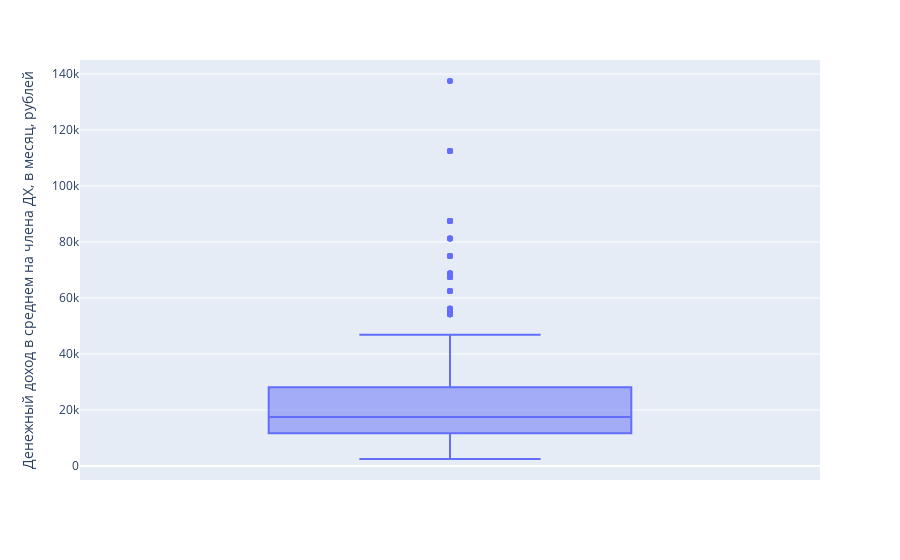

Notebook code for this chart:
### Code cell
# показать картинку, через фигшоу.
fig = px.box(yakutia, y='Денежный доход в среднем на члена ДХ, в месяц, рублей')
fig.show()

### Figure 1 — Plotly figure (JSON) as saved in the notebook; plotly's stock layout.template omitted (floating-point values rounded to 4 significant figures; data arrays with more than 128 entries replaced by an {"elided": "..."} marker saying what was removed)
{"data": [{"alignmentgroup": "True", "hovertemplate": "Денежный доход в среднем на члена ДХ, в месяц, рублей=%{y}<extra></extra>", "legendgroup": "", "marker": {"color": "#636efa"}, "name": "", "notched": false, "offsetgroup": "", "orientation": "v", "showlegend": false, "type": "box", "x0": " ", "xaxis": "x", "y": {"elided": "1158 float values"}, "y0": " ", "yaxis": "y"}], "layout": {"boxmode": "group", "legend": {"tracegroupgap": 0}, "margin": {"t": 60}, "xaxis": {"anchor": "y", "domain": [0, 1]}, "yaxis": {"anchor": "x", "domain": [0, 1], "title": {"text": "Денежный доход в среднем на члена ДХ, в месяц, рублей"}}}}
